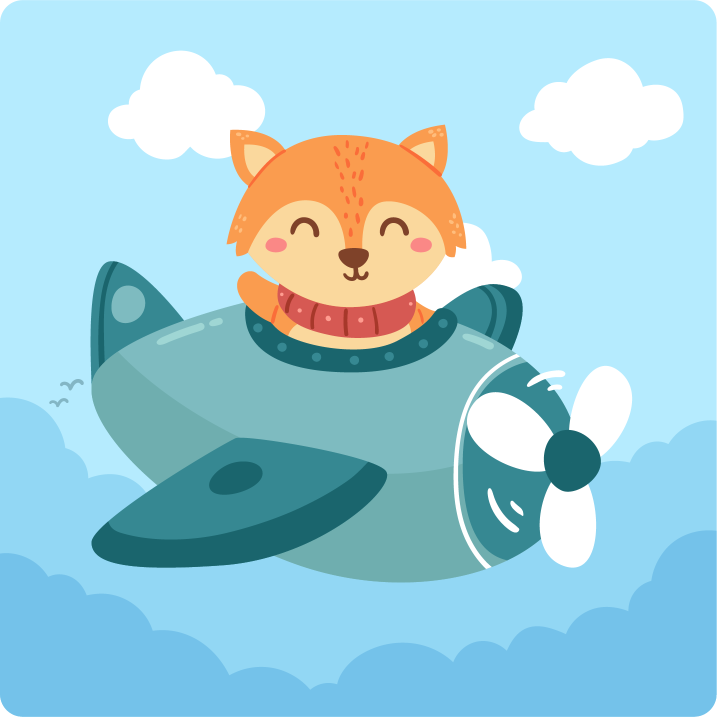
#> input picture first.png, 1434 x 1434 px (shown at 1/2 size)
$ python kompresi2.py
#> lines starting #> are read from the running program, lines starting #| are printed output that depends on the picture
from PIL import Image
import os

image = Image.open('first.png')
#> image is the input picture: PIL image 1434x1434 RGBA; mean R, G, B, A 158.1, 206.1, 218.7, 254.6

width, height = image.size
#> width = 1434; height = 1434
new_size = (width // 2, height // 2)
#> new_size = (717, 717)

# Konversi gambar ke mode RGB
image = image.convert("RGB")
#> image: PIL image 1434x1434 RGB

resized_image = image.resize(new_size)
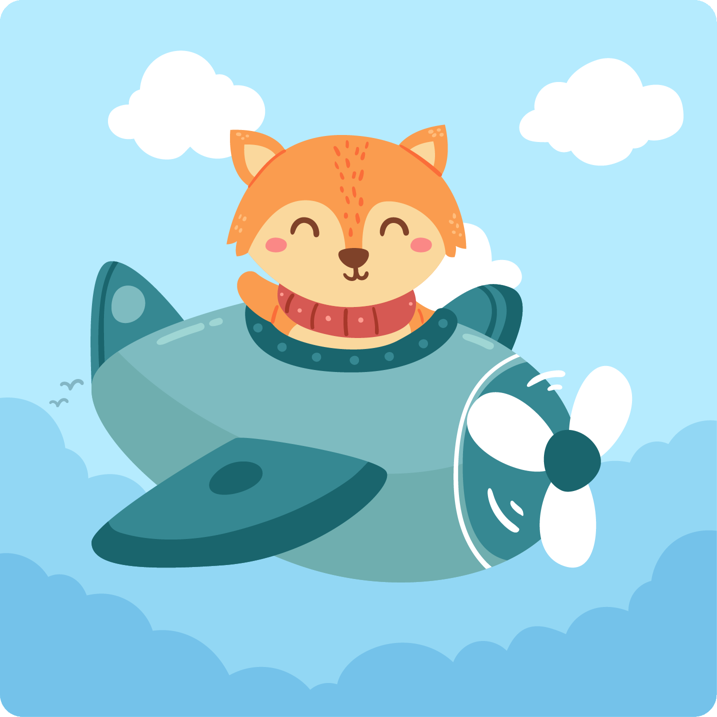
#> resized_image: PIL image 717x717 RGB; mean R, G, B 158.1, 206.1, 218.7
resized_image.save('compressed_image.jpg', optimize=True, quality=50)

original_size = os.path.getsize('first.png')
compressed_size = os.path.getsize('compressed_image.jpg')

print("Original Size: ", original_size)
print("Compressed Size: ", compressed_size)
